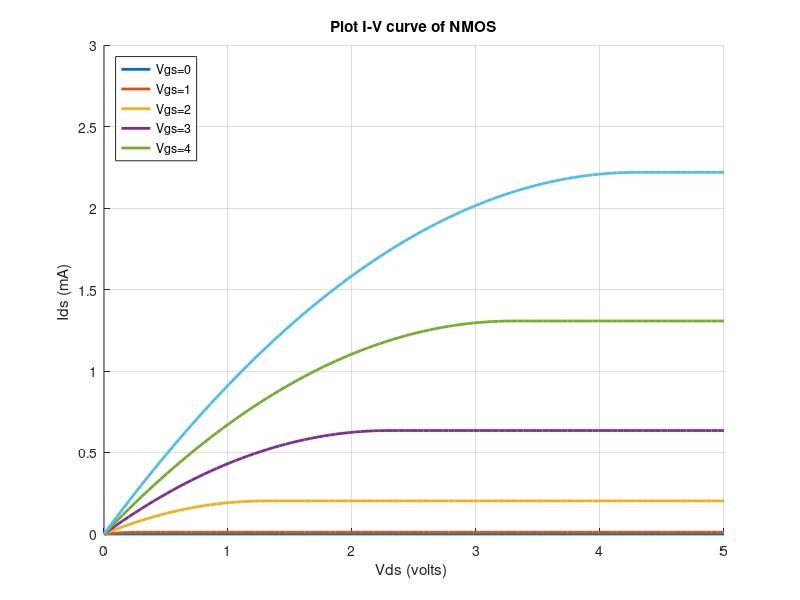

Write the MATLAB code that produced this figure.
clear all;
clc;
beta=0.000240;
Vt=0.7;
Vds=linspace(0,5,100);
Vgs=linspace(0,5,6);
for j=1:length(Vgs)
    for i=1:length(Vds)
        if Vgs(j)<Vt
            Ids1(i)=0;
        elseif (Vgs(j)>Vt & Vds(i)<=(Vgs(j)-Vt))
            Ids1(i)=(beta*(Vgs(j)-Vt-Vds(i)/2))*Vds(i);
        elseif ((Vgs(j)>Vt) & Vds(i)>(Vgs(j)-Vt))
            Ids1(i)=(0.5*beta)*((Vgs(j)-Vt)^2);
        end
    end
    hold on;
    plot(Vds,Ids1(1:100)*1000,'LineWidth',2);
end
title('Plot I-V curve of NMOS');
xlabel('Vds (volts) ');
ylabel('Ids (mA) ');
ylim([0,3]);
legend('Vgs=0','Vgs=1','Vgs=2','Vgs=3','Vgs=4','Location','northwest');
grid on;